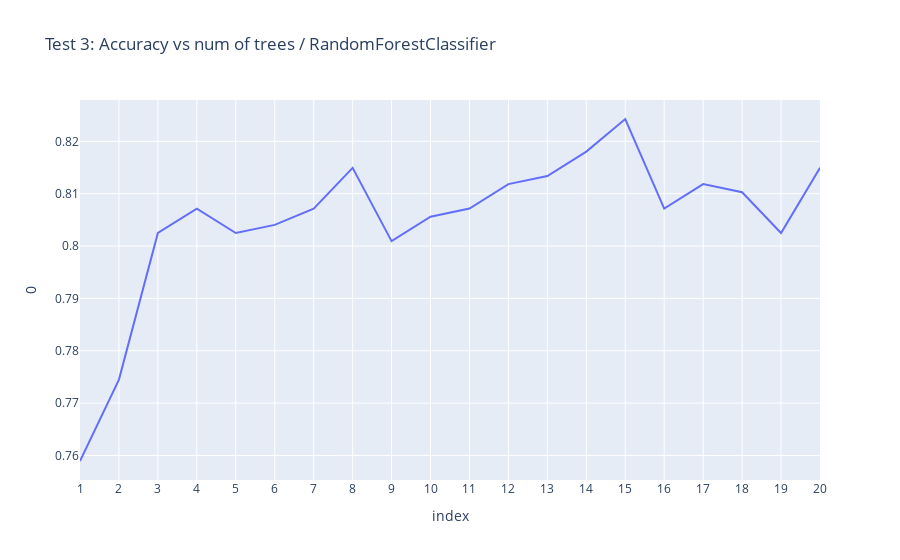

The code cell stored with this chart in its notebook:
### Markdown cell above
#### Let's print the results:

### Code cell
forest_results = pd.DataFrame.from_dict(forest_predictions, orient='index')
fig = px.line(forest_results, x=forest_results.index, y = 0, title='Test 3: Accuracy vs num of trees / RandomForestClassifier')
fig.show()

### Figure 1 — Plotly figure (JSON) as saved in the notebook; plotly's stock layout.template omitted (floating-point values rounded to 4 significant figures)
{"data": [{"hovertemplate": "index=%{x}<br>0=%{y}<extra></extra>", "legendgroup": "", "line": {"color": "#636efa", "dash": "solid"}, "marker": {"symbol": "circle"}, "mode": "lines", "name": "", "orientation": "v", "showlegend": false, "type": "scatter", "x": ["1", "2", "3", "4", "5", "6", "7", "8", "9", "10", "11", "12", "13", "14", "15", "16", "17", "18", "19", "20"], "xaxis": "x", "y": [0.7589, 0.7745, 0.8025, 0.8072, 0.8025, 0.804, 0.8072, 0.8149, 0.8009, 0.8056, 0.8072, 0.8118, 0.8134, 0.818, 0.8243, 0.8072, 0.8118, 0.8103, 0.8025, 0.8149], "yaxis": "y"}], "layout": {"legend": {"tracegroupgap": 0}, "title": {"text": "Test 3: Accuracy vs num of trees / RandomForestClassifier"}, "xaxis": {"anchor": "y", "domain": [0, 1], "title": {"text": "index"}}, "yaxis": {"anchor": "x", "domain": [0, 1], "title": {"text": "0"}}}}
